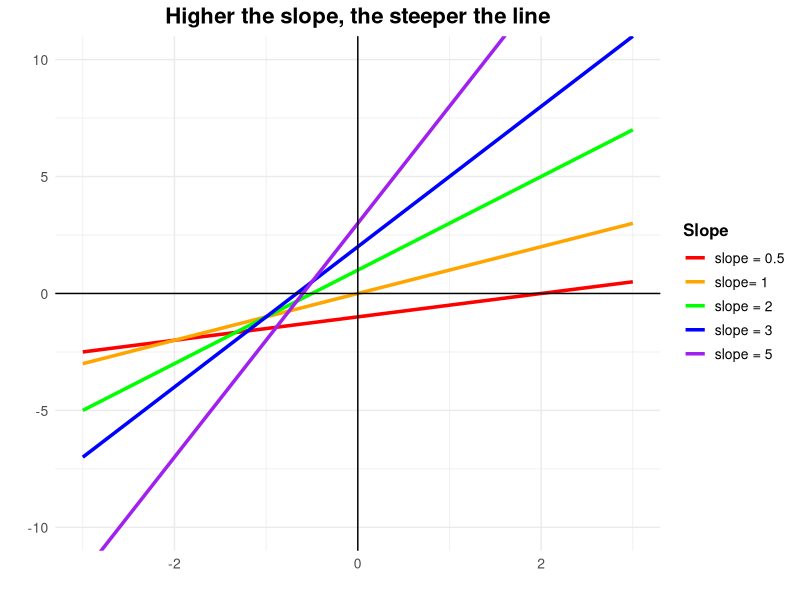
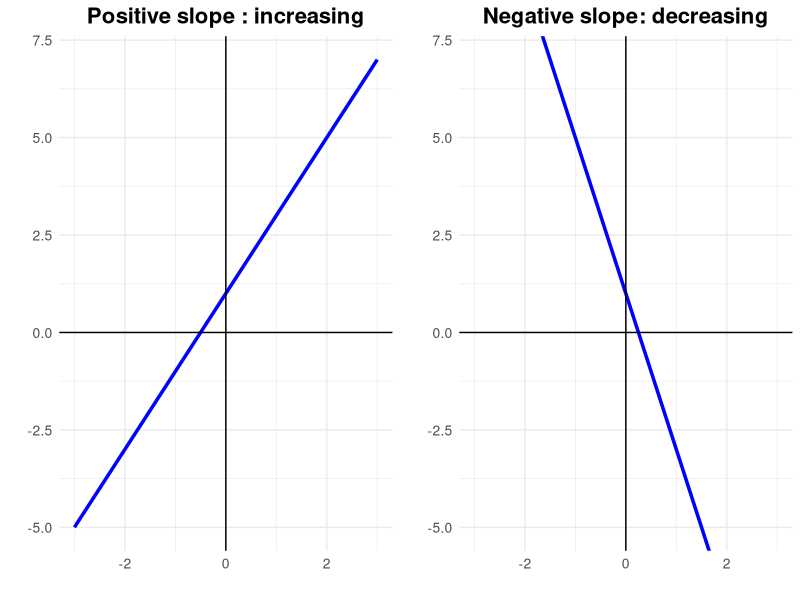
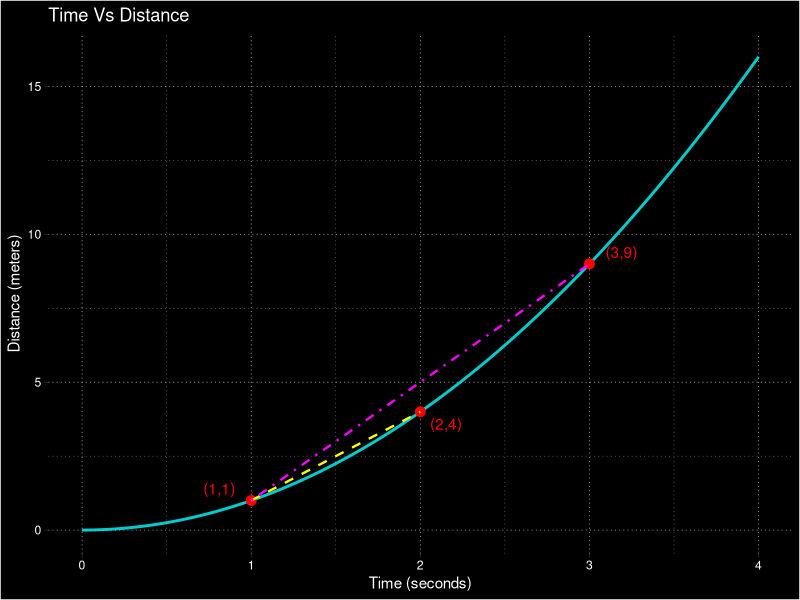

These figures' R source, in order: (Note: this script raises an error after producing the figures.)
## ---- chunk 1
# Load required library
library(ggplot2)

# Define x values
x <- seq(-3, 3, by = 0.1)

# Define different slopes and y-intercepts
slopes <- c(0.5, 1, 2, 3, 5)
intercepts <- c(-1, 0, 1, 2, 3)
colors <- c("red", "orange", "green", "blue", "purple")
line_labels <- c("slope = 0.5", "slope= 1", "slope = 2", "slope = 3", "slope = 5")

# Create data frame for all lines
data_all <- data.frame()
for(i in 1:length(slopes)) {
  y <- slopes[i] * x + intercepts[i]
  temp_data <- data.frame(
    x = x, 
    y = y, 
    slope = as.factor(slopes[i]),
    color = colors[i],
    label = line_labels[i]
  )
  data_all <- rbind(data_all, temp_data)
}

# Create the plot
ggplot(data_all, aes(x = x, y = y, color = slope)) +
  geom_line(size = 1.2) +
  scale_color_manual(values = colors, labels = line_labels) +
  labs(
    title = "Higher the slope, the steeper the line",
    x = "",
    y = "",
    color = "Slope"
  ) +
  geom_hline(yintercept = 0, color = "black", size = 0.5) +
  geom_vline(xintercept = 0, color = "black", size = 0.5) +
  theme_minimal() +
  theme(
    plot.title = element_text(hjust = 0.5, size = 16, face = "bold"),
    legend.position = "right",
    legend.title = element_text(size = 12, face = "bold"),
    legend.text = element_text(size = 10),
    axis.text = element_text(size = 10)
  ) +
  coord_cartesian(xlim = c(-3, 3), ylim = c(-10, 10))
## ---- chunk 2
# Load required libraries
library(ggplot2)
library(gridExtra)

# Define x values
x <- seq(-3, 3, by = 0.1)

# Create data for increasing line (positive slope)
y_increasing <- 2 * x + 1
data_increasing <- data.frame(x = x, y = y_increasing)

# Create data for decreasing line (negative slope)
y_decreasing <- -4 * x + 1
data_decreasing <- data.frame(x = x, y = y_decreasing)

# Create the increasing plot
plot1 <- ggplot(data_increasing, aes(x = x, y = y)) +
  geom_line(color = "blue", size = 1.2) +
  labs(
    title = "Positive slope : increasing",
    x = "",
    y = ""
  ) +
  geom_hline(yintercept = 0, color = "black", size = 0.5) +
  geom_vline(xintercept = 0, color = "black", size = 0.5) +
  theme_minimal() +
  theme(
    plot.title = element_text(hjust = 0.5, size = 16, face = "bold"),
    axis.text = element_text(size = 10)
  ) +
  coord_cartesian(xlim = c(-3, 3), ylim = c(-5, 7))

# Create the decreasing plot
plot2 <- ggplot(data_decreasing, aes(x = x, y = y)) +
  geom_line(color = "blue", size = 1.2) +
  labs(
    title = "Negative slope: decreasing",
    x = "",
    y = ""
  ) +
  geom_hline(yintercept = 0, color = "black", size = 0.5) +
  geom_vline(xintercept = 0, color = "black", size = 0.5) +
  theme_minimal() +
  theme(
    plot.title = element_text(hjust = 0.5, size = 16, face = "bold"),
    axis.text = element_text(size = 10)
  ) +
  coord_cartesian(xlim = c(-3, 3), ylim = c(-5, 7))

# Arrange the plots side by side
grid.arrange(plot1, plot2, ncol = 2)
## ---- chunk 3

# Load required library
library(ggplot2)

# Define the data
t_vals <- seq(0, 4, length.out = 100)
f_vals <- t_vals^2  # Quadratic function for distance vs time
points_t <- c(1, 2, 3)
points_f <- c(1, 4, 9)

# Create data frames for plotting
curve_data <- data.frame(time = t_vals, distance = f_vals)
points_data <- data.frame(time = points_t, distance = points_f)

# Create the plot
p <- ggplot() +
  # Plot the function curve
  geom_line(data = curve_data, aes(x = time, y = distance), 
            color = "cyan", size = 1, alpha = 0.8) +
  
  # Plot the points
  geom_point(data = points_data, aes(x = time, y = distance), 
             color = "red", size = 3) +
  
  # Draw straight line from (1,1) to (2,4)
  geom_segment(aes(x = 1, y = 1, xend = 2, yend = 4), 
               color = "yellow", linetype = "dashed", size = 0.8) +
  
  # Draw straight line from (1,1) to (3,9)
  geom_segment(aes(x = 1, y = 1, xend = 3, yend = 9), 
               color = "magenta", linetype = "dotdash", size = 0.8) +
  
  # Add annotations for points
  annotate("text", x = 1, y = 1, label = "(1,1)", 
           color = "red", hjust = 1.5, vjust = -0.5) +
  annotate("text", x = 2, y = 4, label = "(2,4)", 
           color = "red", hjust = -0.3, vjust = 1.5) +
  annotate("text", x = 3, y = 9, label = "(3,9)", 
           color = "red", hjust = -0.5, vjust = -0.5) +
  
  # Customize the plot appearance
  labs(x = "Time (seconds)", 
       y = "Distance (meters)", 
       title = "Time Vs Distance") +
  
  # Apply dark theme
  theme_dark() +
  theme(
    plot.background = element_rect(fill = "black"),
    panel.background = element_rect(fill = "black"),
    text = element_text(color = "white"),
    axis.text = element_text(color = "white"),
    axis.title = element_text(color = "white"),
    plot.title = element_text(color = "white"),
    panel.grid.major = element_line(color = "gray", linetype = "dotted"),
    panel.grid.minor = element_line(color = "gray", linetype = "dotted")
  ) +
  
  # Set axis limits to match the original
  xlim(0, 4) +
  ylim(0, 16)

# Display the plot
print(p)

## ---- chunk 4
knitr::include_graphics(c("fig/fig38.png", "fig/fig38.png", "fig/fig38.png"))
